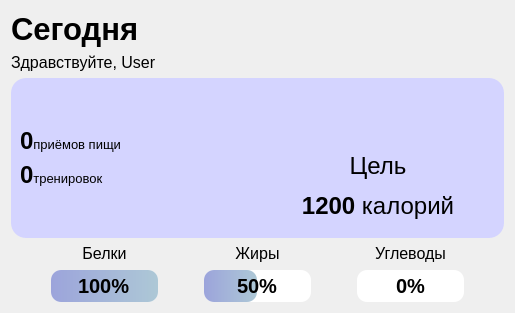
           <widget class="QWidget" name="mainPage">
            <layout class="QHBoxLayout" name="horizontalLayout_43">
             <item>
              <layout class="QVBoxLayout" name="verticalLayout_65" stretch="0,1">
               <property name="sizeConstraint">
                <enum>QLayout::SetNoConstraint</enum>
               </property>
               <item>
                <layout class="QVBoxLayout" name="verticalLayout_66">
                 <property name="sizeConstraint">
                  <enum>QLayout::SetMinimumSize</enum>
                 </property>
                 <item>
                  <widget class="QLabel" name="label_111">
                   <property name="font">
                    <font>
                     <pointsize>23</pointsize>
                     <weight>75</weight>
                     <bold>true</bold>
                    </font>
                   </property>
                   <property name="text">
                    <string>Сегодня</string>
                   </property>
                  </widget>
                 </item>
                 <item>
                  <widget class="QLabel" name="label_112">
                   <property name="font">
                    <font>
                     <pointsize>12</pointsize>
                    </font>
                   </property>
                   <property name="text">
                    <string>Здравствуйте, User</string>
                   </property>
                  </widget>
                 </item>
                </layout>
               </item>
               <item>
                <layout class="QVBoxLayout" name="verticalLayout_67" stretch="1,0">
                 <item>
                  <widget class="QFrame" name="frame_18">
                   <property name="styleSheet">
                    <string notr="true">QFrame {
	border-radius: 15px;
	background-color: rgb(212, 212, 255);
}
</string>
                   </property>
                   <property name="frameShape">
                    <enum>QFrame::StyledPanel</enum>
                   </property>
                   <property name="frameShadow">
                    <enum>QFrame::Raised</enum>
                   </property>
                   <layout class="QVBoxLayout" name="verticalLayout_68">
                    <property name="topMargin">
                     <number>9</number>
                    </property>
                    <item>
                     <layout class="QHBoxLayout" name="horizontalLayout_44">
                      <item>
                       <layout class="QVBoxLayout" name="verticalLayout_69">
                        <item>
                         <spacer name="verticalSpacer_20">
                          <property name="orientation">
                           <enum>Qt::Vertical</enum>
                          </property>
                          <property name="sizeHint" stdset="0">
                           <size>
                            <width>20</width>
                            <height>40</height>
                           </size>
                          </property>
                         </spacer>
                        </item>
                        <item>
                         <widget class="QLabel" name="PPLabel_5">
                          <property name="text">
                           <string>&lt;html&gt;&lt;head/&gt;&lt;body&gt;&lt;p&gt;&lt;span style=&quot; font-size:18pt; font-weight:600;&quot;&gt;0&lt;/span&gt;&lt;span style=&quot; font-size:10pt;&quot;&gt;приёмов пищи&lt;/span&gt;&lt;/p&gt;&lt;/body&gt;&lt;/html&gt;</string>
                          </property>
                         </widget>
                        </item>
                        <item>
                         <widget class="QLabel" name="TrainingLabel_5">
                          <property name="text">
                           <string>&lt;html&gt;&lt;head/&gt;&lt;body&gt;&lt;p&gt;&lt;span style=&quot; font-size:18pt; font-weight:600;&quot;&gt;0&lt;/span&gt;&lt;span style=&quot; font-size:10pt;&quot;&gt;тренировок&lt;/span&gt;&lt;/p&gt;&lt;/body&gt;&lt;/html&gt;</string>
                          </property>
                         </widget>
                        </item>
                        <item>
                         <spacer name="verticalSpacer_21">
                          <property name="orientation">
                           <enum>Qt::Vertical</enum>
                          </property>
                          <property name="sizeHint" stdset="0">
                           <size>
                            <width>20</width>
                            <height>40</height>
                           </size>
                          </property>
                         </spacer>
                        </item>
                       </layout>
                      </item>
                      <item>
                       <widget class="QFrame" name="frame_19">
                        <property name="frameShape">
                         <enum>QFrame::StyledPanel</enum>
                        </property>
                        <property name="frameShadow">
                         <enum>QFrame::Raised</enum>
                        </property>
                        <layout class="QHBoxLayout" name="horizontalLayout_45">
                         <item>
                          <layout class="QVBoxLayout" name="verticalLayout_70" stretch="1,0">
                           <item>
                            <widget class="QFrame" name="frame_20">
                             <property name="frameShape">
                              <enum>QFrame::StyledPanel</enum>
                             </property>
                             <property name="frameShadow">
                              <enum>QFrame::Raised</enum>
                             </property>
                             <widget class="QFrame" name="CircularProgressBar_5">
                              <property name="geometry">
                               <rect>
                                <x>120</x>
                                <y>70</y>
                                <width>160</width>
                                <height>161</height>
                               </rect>
                              </property>
                              <property name="styleSheet">
                               <string notr="true">QFrame{
	border-radius: 80px;
	background-color: qconicalgradient(cx:0.5, cy:0.5, angle:90, stop:0.749 rgba(0, 0, 0, 0), stop:0.75 rgba(255, 255, 255, 255));
}</string>
                              </property>
                              <property name="frameShape">
                               <enum>QFrame::StyledPanel</enum>
                              </property>
                              <property name="frameShadow">
                               <enum>QFrame::Raised</enum>
                              </property>
                              <widget class="QFrame" name="CircularProgressBar_6">
                               <property name="geometry">
                                <rect>
                                 <x>20</x>
                                 <y>20</y>
                                 <width>121</width>
                                 <height>121</height>
                                </rect>
                               </property>
                               <property name="styleSheet">
                                <string notr="true">QFrame{
	border-radius: 60px;
	background-color: rgb(212, 212, 255);
}</string>
                               </property>
                               <property name="frameShape">
                                <enum>QFrame::StyledPanel</enum>
                               </property>
                               <property name="frameShadow">
                                <enum>QFrame::Raised</enum>
                               </property>
                              </widget>
                             </widget>
                            </widget>
                           </item>
                           <item>
                            <widget class="QLabel" name="label_113">
                             <property name="text">
                              <string>&lt;html&gt;&lt;head/&gt;&lt;body&gt;&lt;p align=&quot;center&quot;&gt;&lt;span style=&quot; font-size:18pt;&quot;&gt;Цель&lt;/span&gt;&lt;/p&gt;&lt;p align=&quot;center&quot;&gt;&lt;span style=&quot; font-size:18pt; font-weight:600;&quot;&gt;1200&lt;/span&gt;&lt;span style=&quot; font-size:18pt;&quot;&gt; калорий&lt;/span&gt;&lt;/p&gt;&lt;/body&gt;&lt;/html&gt;</string>
                             </property>
                            </widget>
                           </item>
                          </layout>
                         </item>
                        </layout>
                       </widget>
                      </item>
                     </layout>
                    </item>
                   </layout>
                  </widget>
                 </item>
                 <item>
                  <layout class="QVBoxLayout" name="verticalLayout_71" stretch="0,0">
                   <item>
                    <layout class="QHBoxLayout" name="horizontalLayout_46" stretch="0,0,0,0,0,0,0">
                     <item>
                      <spacer name="horizontalSpacer_17">
                       <property name="orientation">
                        <enum>Qt::Horizontal</enum>
                       </property>
                       <property name="sizeType">
                        <enum>QSizePolicy::Maximum</enum>
                       </property>
                       <property name="sizeHint" stdset="0">
                        <size>
                         <width>40</width>
                         <height>20</height>
                        </size>
                       </property>
                      </spacer>
                     </item>
                     <item>
                      <widget class="QLabel" name="label_114">
                       <property name="font">
                        <font>
                         <pointsize>12</pointsize>
                        </font>
                       </property>
                       <property name="text">
                        <string>&lt;html&gt;&lt;head/&gt;&lt;body&gt;&lt;p align=&quot;center&quot;&gt;Белки&lt;/p&gt;&lt;/body&gt;&lt;/html&gt;</string>
                       </property>
                      </widget>
                     </item>
                     <item>
                      <spacer name="horizontalSpacer_18">
                       <property name="orientation">
                        <enum>Qt::Horizontal</enum>
                       </property>
                       <property name="sizeType">
                        <enum>QSizePolicy::Fixed</enum>
                       </property>
                       <property name="sizeHint" stdset="0">
                        <size>
                         <width>40</width>
                         <height>20</height>
                        </size>
                       </property>
                      </spacer>
                     </item>
                     <item>
                      <widget class="QLabel" name="label_115">
                       <property name="font">
                        <font>
                         <pointsize>12</pointsize>
                        </font>
                       </property>
                       <property name="text">
                        <string>&lt;html&gt;&lt;head/&gt;&lt;body&gt;&lt;p align=&quot;center&quot;&gt;Жиры&lt;/p&gt;&lt;/body&gt;&lt;/html&gt;</string>
                       </property>
                      </widget>
                     </item>
                     <item>
                      <spacer name="horizontalSpacer_21">
                       <property name="orientation">
                        <enum>Qt::Horizontal</enum>
                       </property>
                       <property name="sizeType">
                        <enum>QSizePolicy::Fixed</enum>
                       </property>
                       <property name="sizeHint" stdset="0">
                        <size>
                         <width>40</width>
                         <height>20</height>
                        </size>
                       </property>
                      </spacer>
                     </item>
                     <item>
                      <widget class="QLabel" name="label_116">
                       <property name="font">
                        <font>
                         <pointsize>12</pointsize>
                        </font>
                       </property>
                       <property name="text">
                        <string>&lt;html&gt;&lt;head/&gt;&lt;body&gt;&lt;p align=&quot;center&quot;&gt;Углеводы&lt;/p&gt;&lt;/body&gt;&lt;/html&gt;</string>
                       </property>
                      </widget>
                     </item>
                     <item>
                      <spacer name="horizontalSpacer_22">
                       <property name="orientation">
                        <enum>Qt::Horizontal</enum>
                       </property>
                       <property name="sizeType">
                        <enum>QSizePolicy::Maximum</enum>
                       </property>
                       <property name="sizeHint" stdset="0">
                        <size>
                         <width>40</width>
                         <height>20</height>
                        </size>
                       </property>
                      </spacer>
                     </item>
                    </layout>
                   </item>
                   <item>
                    <layout class="QHBoxLayout" name="horizontalLayout_47">
                     <item>
                      <spacer name="horizontalSpacer_23">
                       <property name="orientation">
                        <enum>Qt::Horizontal</enum>
                       </property>
                       <property name="sizeType">
                        <enum>QSizePolicy::Fixed</enum>
                       </property>
                       <property name="sizeHint" stdset="0">
                        <size>
                         <width>40</width>
                         <height>20</height>
                        </size>
                       </property>
                      </spacer>
                     </item>
                     <item>
                      <widget class="QProgressBar" name="progressBar_7">
                       <property name="font">
                        <font>
                         <pointsize>15</pointsize>
                         <weight>75</weight>
                         <bold>true</bold>
                        </font>
                       </property>
                       <property name="styleSheet">
                        <string notr="true">QProgressBar {
	background-color: white;
	border-radius: 10px;
	color: black;
	text-align: center;
  
}

QProgressBar::chunk{
	border-radius: 10px;
	background-color: qlineargradient(spread:pad, x1:0, y1:0, x2:1, y2:0, stop:0 rgba(156, 164, 219, 255), stop:1 rgba(173, 200, 214, 255))
}</string>
                       </property>
                       <property name="value">
                        <number>100</number>
                       </property>
                      </widget>
                     </item>
                     <item>
                      <spacer name="horizontalSpacer_24">
                       <property name="orientation">
                        <enum>Qt::Horizontal</enum>
                       </property>
                       <property name="sizeType">
                        <enum>QSizePolicy::Fixed</enum>
                       </property>
                       <property name="sizeHint" stdset="0">
                        <size>
                         <width>40</width>
                         <height>20</height>
                        </size>
                       </property>
                      </spacer>
                     </item>
                     <item>
                      <widget class="QProgressBar" name="progressBar_8">
                       <property name="font">
                        <font>
                         <pointsize>15</pointsize>
                         <weight>75</weight>
                         <bold>true</bold>
                        </font>
                       </property>
                       <property name="styleSheet">
                        <string notr="true">QProgressBar {
	background-color: white;
	border-radius: 10px;
	color: black;
	text-align: center;
  
}

QProgressBar::chunk{
	border-radius: 10px;
	background-color: qlineargradient(spread:pad, x1:0, y1:0, x2:1, y2:0, stop:0 rgba(156, 164, 219, 255), stop:1 rgba(173, 200, 214, 255))
}</string>
                       </property>
                       <property name="value">
                        <number>50</number>
                       </property>
                      </widget>
                     </item>
                     <item>
                      <spacer name="horizontalSpacer_25">
                       <property name="orientation">
                        <enum>Qt::Horizontal</enum>
                       </property>
                       <property name="sizeType">
                        <enum>QSizePolicy::Fixed</enum>
                       </property>
                       <property name="sizeHint" stdset="0">
                        <size>
                         <width>40</width>
                         <height>20</height>
                        </size>
                       </property>
                      </spacer>
                     </item>
                     <item>
                      <widget class="QProgressBar" name="progressBar_9">
                       <property name="font">
                        <font>
                         <pointsize>15</pointsize>
                         <weight>75</weight>
                         <bold>true</bold>
                        </font>
                       </property>
                       <property name="styleSheet">
                        <string notr="true">QProgressBar {
	background-color: white;
	border-radius: 10px;
	color: black;
	text-align: center;
  
}

QProgressBar::chunk{
	border-radius: 10px;
	background-color: qlineargradient(spread:pad, x1:0, y1:0, x2:1, y2:0, stop:0 rgba(156, 164, 219, 255), stop:1 rgba(173, 200, 214, 255))
}</string>
                       </property>
                       <property name="value">
                        <number>0</number>
                       </property>
                      </widget>
                     </item>
                     <item>
                      <spacer name="horizontalSpacer_26">
                       <property name="orientation">
                        <enum>Qt::Horizontal</enum>
                       </property>
                       <property name="sizeType">
                        <enum>QSizePolicy::Fixed</enum>
                       </property>
                       <property name="sizeHint" stdset="0">
                        <size>
                         <width>40</width>
                         <height>20</height>
                        </size>
                       </property>
                      </spacer>
                     </item>
                    </layout>
                   </item>
                  </layout>
                 </item>
                </layout>
               </item>
              </layout>
             </item>
            </layout>
           </widget>
